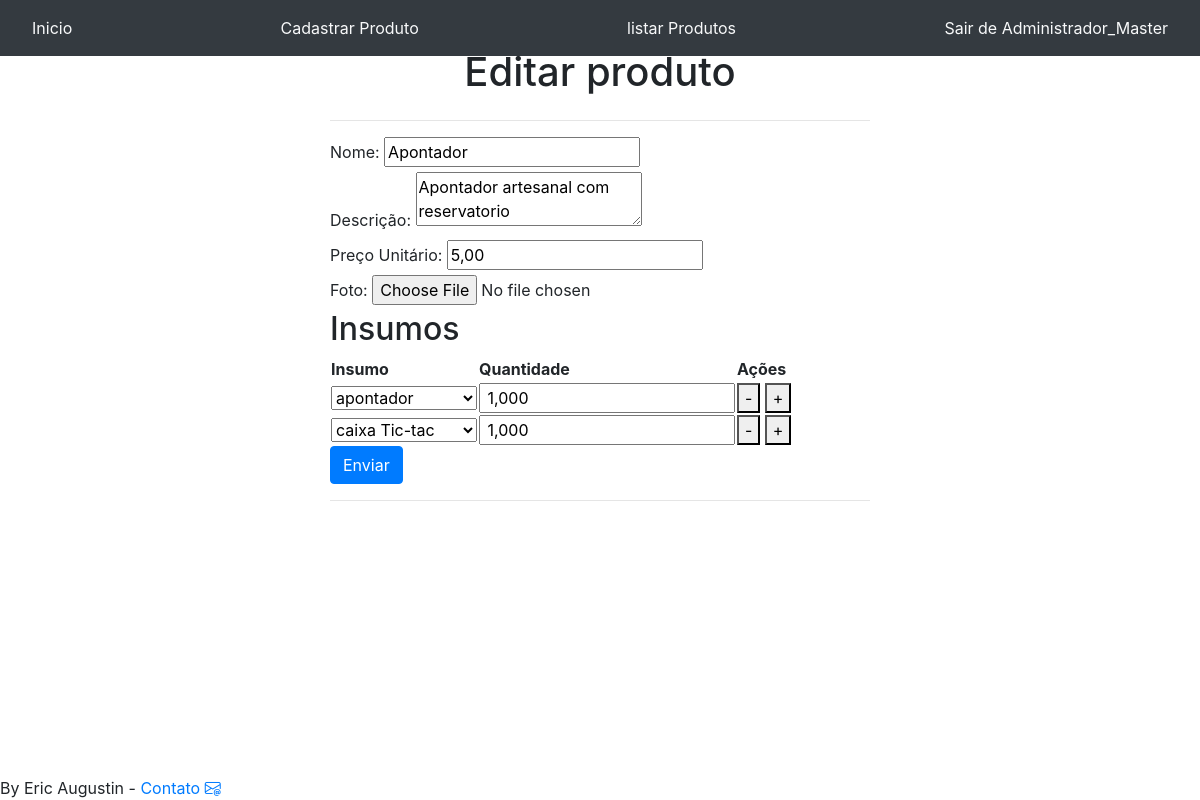
The page /editarproduto/1/ (signed in) on the database its author committed.
### produtos/models.py (models this page shows, shortened)
class Produto(models.Model):
    nome = models.CharField(max_length=255)
    descricao= models.TextField()
    preco_unitario = models.DecimalField(max_digits=11,decimal_places=2)
    imagem=models.FileField(null=True,blank=True,upload_to='media')
    data_atualização=models.DateTimeField(auto_now=True)
    ativo=models.BooleanField(default=True)
    def __str__(self):
        return f"{self.nome}"

class InsumoProduto(models.Model):
    insumo=models.ForeignKey(Insumo, on_delete=models.CASCADE)
    produto=models.ForeignKey(Produto, on_delete=models.CASCADE)
    quantidade = models.DecimalField(max_digits=15,decimal_places=4)
    ativo=models.BooleanField(default=True)
    def __str__(self):
            return f"{self.produto} utiliza {self.quantidade} de {self.insumo}"

class Insumo(models.Model):
    nome = models.CharField(max_length=255)
    preco_unitario = models.DecimalField(max_digits=11,decimal_places=2)
    ativo=models.BooleanField(default=True)
    def __str__(self):
        return f"{self.nome}"

### produtos/views.py (the view, shortened to what this page needs)
# urls.py: path('editarproduto/<int:produto_id>/', produtos.views.editar_produto, name='editarproduto'),
@login_required
def editar_produto(request, produto_id):
    produto = get_object_or_404(Produto, id=produto_id)
    insumos = Insumo.objects.all()
    produto_insumos = InsumoProduto.objects.filter(produto=produto)
    print(produto_insumos)
    return render(request, 'editar_produto.html', {
        'produto': produto,
        'insumos': insumos,
        'produto_insumos': produto_insumos
    })

### produtos/templates/editar_produto.html (shortened to what this page needs)
{% extends 'base.html'%}
{% block 'conteudo'%}
<div class="text-center">
    <br><br>
    <h1>  Editar produto</h1>
    </div>
<div class ='container'>
    <div class='row'>
        <div class='col-md-3'></div>
        <div class="col-md">
            <hr>
            <form method="POST" action="{% url 'editarproduto' produto.id %}" enctype="multipart/form-data"> {% csrf_token %}
                <div>
                    <label for="nome">Nome:</label>
                    <input type="text" id="nome" name="nome" value="{{ produto.nome }}" required>
                </div>
                <div>
                    <label for="descricao">Descrição:</label>
                    <textarea id="descricao" name="descricao" required>{{ produto.descricao }}</textarea>
                </div>
                <div>
                    <label for="preco">Preço Unitário:</label>
                    <input type="text" step="0.01" id="preco" name="preco_unitario" value="{{ produto.preco_unitario }}" required>
                </div>
                <div>
                    <label for="foto">Foto:</label>
                    <input type="file" id="imagem" name="imagem" accept="image/*">
                </div>
                <h2>Insumos</h2>
                <table id="insumoTable">
                    <thead>
                        <tr>
                            <th>Insumo</th>
                            <th>Quantidade</th>
                            <th>Ações</th>
                        </tr>
                    </thead>
                    <tbody>
                        {% for produto_insumo in produto_insumos %}
                        <tr>
                            <td>
                                <select name="insumo[]" required>
                                    {% for insumo_option in insumos %}
                                    <option value="{{ insumo_option.id }}" {% if insumo_option.id == produto_insumo.insumo_id %}selected{% endif %}>{{ insumo_option.nome }}</option>
                                    {% endfor %}
                                </select>
                            </td>
                            <td>
                                <input type="text" step="0.001" name="quantidade[]" value=" {{ produto_insumo.quantidade|floatformat:3  }} " required>
                            </td>
                            <td>
                                <button type="button" class="removeRow">-</button>
                                <button type="button" class="addRow">+</button>
                            </td>
                        </tr>
                        {% endfor %}
                    </tbody>
                </table>
                <button class="btn btn-primary">Enviar</button>
            </form>
            <hr>
        </div>
        <div class='col-md-3'></div>
    </div>
</div>
{% endblock %}

### templates/base.html (shortened to what this page needs)
<!DOCTYPE html>
<html lang="pt-br">
  <head>
    {% load static %}
    <link rel="stylesheet" href="https://cdn.jsdelivr.net/npm/bootstrap@4.6.2/dist/css/bootstrap.min.css">
    <link rel="stylesheet" href="https://cdn.jsdelivr.net/npm/bootstrap-icons@1.10.3/font/bootstrap-icons.css">
  </head>
  <body>
    <nav class="navbar navbar-dark bg-dark fixed-top">
        <a class="nav-link text-light" href="{% url 'home' %}">Inicio</a>
        <a class="nav-link text-light" href="{% url 'cadastrarproduto' %}">Cadastrar Produto</a>
        <a class="nav-link text-light" href="{% url 'lista_produtos' %}">listar Produtos</a>
        {% if user.is_authenticated %}
        <a class="nav-link text-light" href="{% url 'logout_user' %}">Sair de {{ user.first_name }} {{ user.last_name }}</a>
        {% else %}
        <a class="nav-link text-light" href="{% url 'login' %}">Entrar</a>
        {% endif %}
    </nav>
    {% block 'conteudo' %} {% endblock %}
  </body>
<footer class="fixed-bottom">
        By Eric Augustin - <a href='mailto:ericaugustin@gmail.com'>Contato <i class="bi bi-envelope-at"></i></a>   </footer>
</html>

### rows shown on the page
Produto: nome "Apontador", descricao "Apontador artesanal com reservatorio", preco_unitario "5,00"
InsumoProduto: insumo.nome "apontador", quantidade "1,000"
InsumoProduto: insumo.nome "caixa Tic-tac", quantidade "1,000"

### other values the page prints
{{ user.first_name }} "Administrador_Master"
